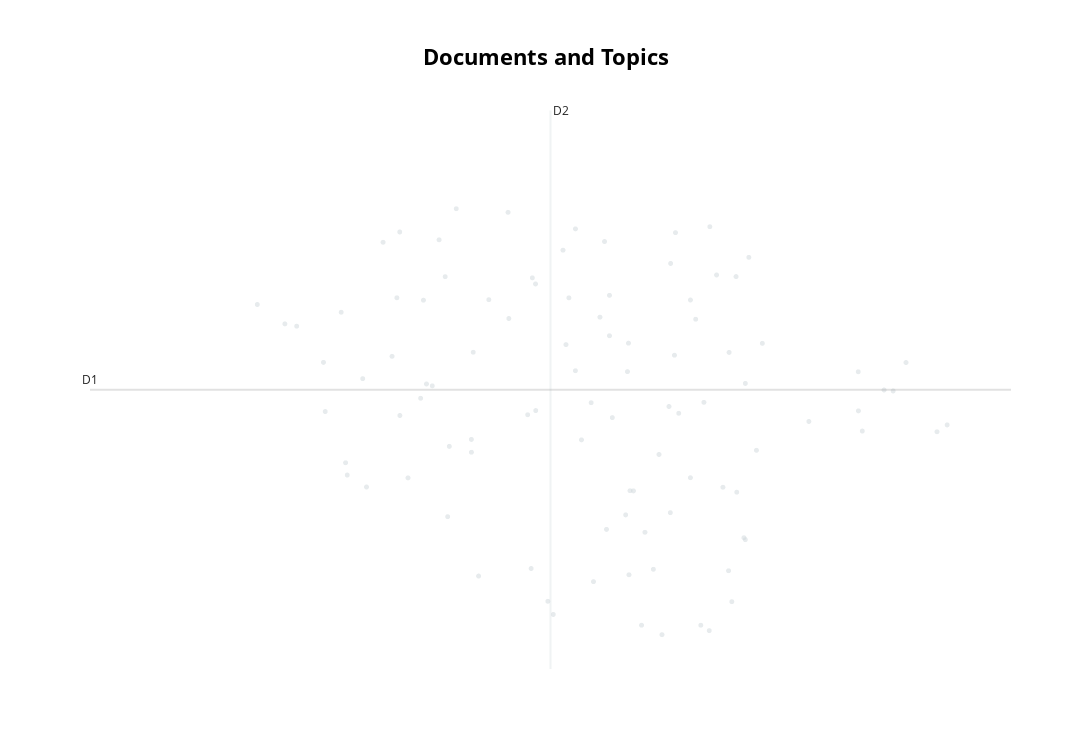

Source (notebook cell):
### Code cell
model.visualize_documents(tokens, reduced_embeddings=reduced_embeddings)

### Figure 1 — Plotly figure (JSON) as saved in the notebook; plotly's stock layout.template omitted (floating-point values rounded to 4 significant figures)
{"data": [{"hoverinfo": "text", "hovertext": ["['think', 'cops', 'fash', 'enough', 'disobey', 'civilian', 'leadership', 'may', 'also', 'come', 'trump', 'loses', 'election', 'refuses', 'vacate', 'whitehouse', 'like', 'us', 'marshalls', 'service', 'going', 'fight', 'secret', 'service']", "['united', 'states', 'recorded', 'deaths', 'fourth', 'day', 'row', 'first', 'fourday', 'streak', 'since', 'early', 'june', 'meanwhile', 'trump', 'golfing', 'trumpisanationaldisgrace']", "['trump', 'sending', 'federal', 'troops', 'portland', 'chicago', 'kind', 'like', 'realizing', 'kids', 'arent', 'yet', 'old', 'enough', 'leave', 'home', 'go', 'grocery', 'store', 'hire', 'babysitter', 'youre', 'quite', 'ready', 'freedom', 'portland', 'still', 'growing']", "['since', 'trump', 'cancelled', 'convention', 'jacksonville', 'due', 'health', 'concerns', 'lets', 'see', 'hypocrite', 'followers', 'say', 'wonderful', 'care', 'health', 'theyve', 'bitching', 'stuff', 'closed', 'cancelled', 'corona', 'hoax', 'time']", "['ao', 'trump', 'virus', 'skank', 'flu']", "['poor', 'fact', 'checking', 'according', 'sources', 'january', 'made', 'general', 'statements', 'derogatory', 'president', 'trump']", "['trump', 'says', 'something', 'ridiculous', 'stupid', 'everyday', 'want', 'tweet', 'obama', 'lol', 'y’all', 'comical']", "['virtual', 'campaigning', 'means', 'trump', 'biden']", "['president', 'trump', 'freenikki', 'sign', 'petition', 'via']", "['trumps', 'fine', 'biden', 'worried']", "['raise', 'hand', 'think', 'sinking', 'petty', 'infantile', 'trump', 'stupid', 'way', 'counter', 'moment']", "['trump', 'really', 'stupid', 'right', 'moment', 'done', 'trump', 'playing', 'right', 'hands', 'half', 'population', 'mote', 'die', 'vaccine', 'guaranteed']", "['starting', 'plan', 'steal', 'election', 'november', 'hinges', 'dems', 'msm', 'report', 'fake', 'vote', 'tallies', 'give', 'victory', 'biden', 'won’t', 'allow', 'trump', 'air', 'time', 'say', 'refusing', 'leave', 'office']", "['trump', 'selfish', 'narcissistic', 'person', 'world', 'gopcomplicittraitors']", "['declassified', 'documents', 'show', 'fbi', 'used', '‘defensive’', 'briefing', 'spy', 'donald', 'trump', 'one', 'must', 'ask', 'question', 'wray', 'still', 'done', 'nothing', 'abuse', 'power', 'within', 'agency', 'watergate', 'steroids']", "['could', 'trump', 'done', 'would', 'praise', 'dont', 'answer', 'point', 'moot']", "['kind', 'loselose', 'justice', 'although', 'anything', 'undermines', 'trump', 'projustice']", "['even', 'worse', 'part', 'really', 'bothered', 'later', 'laughed', 'even', 'twitter', 'would', 'ban', 'trump', 'still', 'wasnt', 'funny']", "['trump', 'america', 'people', 'dont', 'respect', 'people']", "['whitney', 'little', 'bitch', 'snowflake', 'republican', 'lawmaker', 'asks', 'trump', 'send', 'federal', 'agents', 'denver']", "['darn', 'hoping', 'barron', 'would', 'canary', 'coal', 'mine', 'cnn', 'msnbc']", "['like', 'dad', 'continue', 'repeat', 'lies', 'since', 'nothing', 'else', 'doesnt', 'support', 'welfare', 'immigrants', 'either', 'mob', 'one', 'dad', 'running']", "['it’s', 'job', 'trump', 'qualified', 'trumpthedisaster']", "['one', 'thing', 'clear', 'trump', 'pissed', 'fauci', 'throwing', 'first', 'pitch', 'bring', 'closer', 'presser']", "['fair', 'hoover', 'decent', 'man', 'trump']", "['say', 'need', 'list', 'reasons', 'trump', 'despised', '•', 'lies', '•', 'using', 'govt', 'enrich', 'self', '•', 'sexual', 'accusations', 'backed', 'trumps', 'words', '•', 'quid', 'pro', 'quo', 'proven', 'via', 'bolton', '•', 'conduct', 'unbecoming', 'president', '•', 'obvious', 'kowtow', 'putin', 'go', 'detail']", "['oh', 'antifa', 'superterrorists', 'going', 'blow', 'air', 'suburbs', 'lord', 'trump', 'save', 'nation', 'marxists']", "['video', 'america', 'trying', 'get', 'washed', 'game', 'show', 'host', 'turned', 'wannabe', 'dictator', 'way', 'bidens', 'america', 'anywhere', 'bad', 'youre', 'threatening', 'make', 'way', 'youre']", "['struggling', 'trump', 'definitely', 'endorsed', 'i’m', 'sure', 'manny', 'picture']", "['knew', 'erik', 'princes', 'low', 'life', 'guestpo', 'riot', 'bunch', 'fasism', 'trumps', 'push', 'dictatorship', 'trump', 'barr', 'guestpo', 'destroying', 'nation', 'riots', 'period']", "['course', 'biden’s', 'family', 'needs', 'money']", "['nan']", "['favorite', 'chant', 'today’s', 'protest', 'greenwood', '“fuck', 'trump', 'fuck', 'kkk', 'fuck', 'fascist', 'usa”']", "['watched', 'fear', 'city', 'last', 'night', 'netflix', 'episode', 'hear', 'trumps', 'name', 'alot', 'also', 'good', 'old', 'rudy', 'g', 'sdny', 'back']", "['yes', 'don’t', 'biden', 'ruin', 'country', 'won’t', 'great', 'like']", "['turn', 'around', 'stunning', 'gifted', 'beautiful', 'trajectory', 'president', 'obama', 'leaving', 'another', 'republican', 'pile', 'smoldering', 'wreckage', 'biden', 'extinguish', 'least', 'biden', 'experience', 'helping', 'obama', 'repair', 'bush', 'recession']", "['received', 'mary', 'trump’s', 'book', 'today', 'reading', 'well', 'written', 'delves', 'background', 'trump', 'family', 'member', 'meghan', 'mccain’s', 'comments', 'quite', 'abrasive', 'highly', 'recommend', 'reads', 'book']", "['goya', 'bean', 'claps', 'back', 'ivanka', 'trump', 'via']", "['trump']", "['white', 'house', 'wont', 'get', 'whether', 'trump', 'talked', 'putin', 'russian', 'bounties', 'kill', 'us', 'soldiers']", "['trump', 'tries', 'link', 'covid', 'surge', 'black', 'lives', 'matter', 'protests', 'via']", "['agree', 'meant', 'victim', 'sexual', 'abuse', 'dont', 'get', 'amp', 'supports', 'trump']", "['everything', 'he’s', 'saying', 'lies', 'donald', 'trump', 'change', 'mind', 'would', 'take', 'admit', 'wrong', 'everything', 'he’s', 'polls']", "['im', 'disappointed', 'surprised', 'melania', 'trump', 'remember', 'way', 'back', 'advocated', 'bullying', 'schools', 'political', 'ploy', 'suspect', 'really', 'dont', 'care', 'us', 'aboutface', 'many', 'issues', 'mean', 'squat']", "['mustsee', 'trump', 'humiliates', 'explaining', 'cognitive', 'test', 'interviewe', 'via']", "['actually', 'obama', 'want', 'appear', 'though', 'trying', 'influence', 'election', 'show', 'bias', 'former', 'president', 'wanted', 'american', 'people', 'decide', 'don’t', 'listen', 'trump’s', 'made', 'fairytales']", "['lordy', 'kn', 'team', 'thought', 'good', 'idea', 'way', 'hell', 'let', 'debate', 'trump', 'way']", "['effin', 'moron']", "['nonsensical', 'almost', 'looked', 'like', 'trump', 'tweet']", "['many', 'people', 'gloating', 'trump', 'pulling', 'plug', 'rnc', 'jacksonville', 'really', 'shows', 'care', 'trump', 'gop', 'looking', 'bad', 'anything', 'else']", "['cant', 'wait', 'see', 'military', 'commander', 'assigned', 'evict', 'trump', 'white', 'house']", "['whatever', 'happened', 'wall', 'trump', 'promised', 'everyone', 'serious', 'question', 'thinkingatpfchangs']", "['private', 'school', 'donald', 'trumps', 'son', 'goes', 'wont', 'opening', 'inperson', 'instruction', 'year', 'hmm', 'trumpvirus', 'schoolreopeningisamistake']", "['sure', 'peacefully', 'protesting', 'violence', 'tyrannical', 'state', 'never', 'ends', 'violence', 'said', 'state', 'may', 'want', 'learn', 'terrorism', 'applies', 'donald', 'trump', 'also', 'traitor', 'predecessors', 'protesters']", "['remember', 'federal', 'invading', 'army', 'comprised', 'private', 'security', 'contractors', 'educated', 'professionally', 'trained', 'police', 'barr', 'amp', 'trump', 'started', 'operation', 'june', 'th']", "['yay', 'ms', 'trumpi', 'glad', 'read', 'book', 'sheds', 'light', 'collective', 'situation']", "['china', 'fine', 'job', 'manipulating', 'trump', 'didn’t', 'can’t', 'legislate', 'stupidity', 'away']", "['womans', 'story', 'already', 'falling', 'apart', 'sure', 'makes', 'look', 'like', 'fool', 'democrat', 'trump']", "['trump', 'orbit', 'nothing', 'unimaginable']", "['trump', 'getting', 'orders', 'putin', 'hence', 'calls', 'trump', 'anything', 'go', 'prison', 'care', 'america', 'americans']", "['trump', 'lost', 'silent', 'majority', 'thats', 'independents']", "['thats', 'question', 'like', 'trump', 'sending', 'guys', 'chicago', 'wtf', 'guys', 'gonna', 'chicago', 'real', 'riots', 'happen', 'united', 'states', 'put', 'hundreds', 'thousands', 'men', 'ground', 'allied', 'locals', 'countries', 'couldnt', 'quell', 'iraq']", "['trump', 'biggest', 'baby', 'time']", "['still', 'dont', 'get', 'progressives', 'hysteria', 'goya', 'goyagate', 'outrage', 'ceo', 'recognized', 'donating', 'cans', 'food', 'poor', 'hungry', 'brief', 'talk', 'said', 'sentence', 'praising', 'trump', 'guy', 'thing', 'obama']", "['happening', 'usa', 'trump’s', 'america', 'trump', 'owns', 'poor', 'families', 'supposed', 'care', 'family', 'members', 'dying', 'covid', 'get', 'sad', 'makes', 'soooo', 'mad']", "['yeah', 'trumps', 'best', 'dude', 'biden', 'isn’t', 'great', 'either', 'man', 'either', 'way', 'we’re', 'fucked']", "['cancelling', 'trump', 'rally', 'would', 'boosted', 'economy']", "['trump', 'thinks', 'higher', 'home', 'prices', 'good', 'us', 'ask', 'someone', 'trying', 'buy', 'first', 'home']", "['tonight', 'trumps', 'border', 'patrol', 'took', 'portland', 'oregon', 'street', 'firstamendment', 'portlandstrong']", "['way', 'activists', 'come', 'town', 'trump', 'didnt', 'even', 'need', 'send', 'secret', 'police']", "['thats', 'alluding', 'protests', 'become', 'convoluted', 'violence', 'amp', 'looting', 'takes', 'focus', 'police', 'abuse', 'amp', 'trump', 'uses', 'inflame', 'base', 'doesnt', 'effect', 'politicians', 'directly', 'enough', 'flooding', 'phones', 'amp', 'offices', 'real', 'old', 'school', 'presence']", "['year', 'old', 'died', 'florida', 'covid', 'week', 'know', 'don’t', 'give', 'shit', 'it’s', 'kid', 'kid', 'won’t', 'attending', 'school', 'matter', 'trump', 'dumbass', 'cult', 'say']", "['trump', 'get', 'crying', 'towels', 'ready']", "['rip', 'qa', 'mean', 'trump', 'supporters']", "['add', 'sabotage', 'corruption', 'grifting', 'downright', 'destruction', 'government', 'trump', 'small', 'businesses', 'count', 'usps', 'especially', 'gopcomplicittraitors', 'trumpthreatensamerica']", "['opinion', 'details', 'trump’s', 'brain', 'test']", "['joebiden', 'wins', 'real', 'civil', 'war', 'begins', 'way', 'joebiden', 'win', 'voter', 'fraud', 'democrat', 'leaders', 'pushing', 'mailinballots', 'democrats', 'latest', 'path', 'subversion', 'good', 'news', 'election', 'disputed', 'therefore', 'trump', 'remain']", "['joe', 'biden', 'fingered', 'poor', 'womans', 'vagaina', 'finger', 'raped', 'metoo']", "['trump', 'decides', 'won’t', 'leave', 'white', 'house', 'leave', 'melanie', 'doesn’t', 'kill', 'let', 'wander', 'around', 'mutter', 'perfect', 'set', 'biden', 'legitimate', 'thoughtful', 'government', 'elsewhere', 'let’s', 'put', 'barr']", "['donald', 'trump', 'boondoggle']", "['agree', 'one', 'well', 'done', 'mlb', 'players', 'whether', 'it’s', 'obama', 'trump', 'whomever', 'holds', 'office', 'it’s', 'done']", "['would', 'great', 'karma', 'see', 'trump', 'black', 'gay', 'woman', 'poor']", "['dear', 'democrats', 'you’re', 'hanging', 'trump’s', 'sympathy', 'pediphile', 'pimp', 'praise', 'supporters', 'chanting', '“white', 'power”', 'around', 'necks', 'trump', 'loving', 'opponents', 'x', 'day', 'you’re', 'wrong']", "['americans', 'dying', 'daily', 'americans', 'rounded', 'traitor', 'trumps', 'secret', 'police', 'squad', 'say', 'didnt', 'think', 'would', 'bad', 'fascism', 'rampant', 'stupidity', 'want', 'nightmare', 'voted', 'prevent', 'shit']", "['also', 'teargassed', 'mayor', 'fascism', 'stop', 'vote', 'biden', 'vote', 'anyone', 'else', 'vote', 'trump', 'vote', 'gop', 'top', 'bottom', 'trumpisatraitor', 'gopcomplicittraitors']", "['donald', 'trump', 'first', 'racist', 'president', 'joe', 'biden', 'second', 'guess', 'lmao']", "['two', 'seconds', 'spend', 'trying', 'ace', 'quiz', 'time', 'tho', 'put', 'shit', 'trump’s', 'walter', 'reed', 'test']", "['oh', 'god', 'guys', 'there’s', 'album', 'called', 'maga', 'szn', 'donald', 'trump', 'rap', 'album', 'year', 'old', 'racist']", "['joe', 'biden', 'goes', 'wild', 'tangent', 'basically', 'accuses', 'americans', 'stupid', 'racist']", "['another', 'example', 'trump', 'criminal', 'conman', 'extortionist', 'sociopath', 'voted', 'tweet', 'much', 'needed', 'allies', '“socalled”', 'allies', 'pathetic', 'beneath', 'dignity', 'office', 'despise', 'trump', 'amp', 'know', 'he’s', 'unbalanced', 'unstable']", "['arizona', 'needs', 'governor', 'listens', 'someone', 'trump', 'making', 'decisions', 'wise', 'safe', 'students', 'staff', 'families', 'azteacherproblems', 'votethemallout', 'votebluetosaveamerica']", "['paranoia', 'real', 'donnie', 'biden', 'destroy', 'un', 'american', 'dream', 'fucking', 'glorious']", "['wasn’t', 'infiltrating', 'anyone', 'bill', 'clinton', 'pedophile', 'fuck', 'can’t', 'wrap', 'head', 'around', 'idea', 'leader', 'isn’t', 'man', 'chan', 'says']", "['don’t', 'think', 'enough', 'americans', 'understand', 'happening', 'country', 'witnessing', 'fascist', 'seize', 'power', 'way', 'hitler', 'germany', 'stand', 'w', 'trump', 'aiding', 'abetting', 'country’s', 'destruction', 'speaking', 'enabling', 'country’s', 'demise']", "['simply', 'mistaken', 'trump', 'biden', 'maybe', 'question']", "['interviewer', 'amp', 'keep', 'scheduling', 'interviews', 'outside', 'july', 'dc', 'trumps', 'face', 'literally', 'melting', 'doesnt', 'wear', 'mask', 'thisll', 'good', 'q', 'trump', 'asked', 'bc', 'havent', 'heard', 'guy', 'ask', 'single', 'q', 'yet']", "['love', 'media', 'freaking', 'swing', 'voters', 'gonna', 'see', 'relieved', 'biden', 'isnt', 'one', 'far', 'left', 'nuts']", "['crime', 'exactly', 'political', 'opponent', 'trump', 'may', 'want', 'try', 'living', 'russia', 'support', 'practice']", null], "marker": {"color": "#CFD8DC", "opacity": 0.5, "size": 5}, "mode": "markers+text", "name": "other", "showlegend": false, "type": "scattergl", "x": [-5.039, -3.956, -4.351, -3.981, -5.846, -5.428, -4.215, -3.782, -4.052, -3.83, -4.259, -4.004, -3.741, -6.359, -5.982, -3.577, -6.134, -3.626, -5.274, -5.972, -3.48, -4.249, -4.168, -3.89, -2.786, -5.758, -4.929, -4.003, -5.546, -4.616, -2.426, -2.484, -5.322, -3.669, -2.661, -3.63, -4.771, -5.138, -4.702, -4.791, -5.5, -5.855, -3.513, -5.361, -5.097, -3.89, -2.933, -4.442, -4.24, -5.264, -4.773, -3.704, -5.138, -5.288, -5.412, -4.817, -4.234, -3.214, -4.101, -4.583, -5.59, -4.405, -4.149, -4.545, -4.335, -2.734, -3.585, -3.577, -4.599, -4.925, -5.563, -4.012, -4.511, -5.736, -6.202, -4.798, -3.557, -2.91, -4.351, -4.671, -4.069, -2.932, -5.547, -4.379, -5.225, -3.672, -4.368, -3.813, -3.779, -5.881, -4.243, -3.975, -5.642, -4.545, -3.653, -5.394, -3.86, -5.128, -4.456], "y": [5.822, 4.649, 5.45, 5.249, 4.011, 4.804, 3.848, 2.405, 2.363, 2.461, 3.6, 3.623, 6.077, 5.772, 5.175, 3.344, 5.548, 3.834, 3.581, 4.667, 5.371, 5.079, 2.461, 3.984, 4.89, 5.006, 6.724, 6.196, 4.626, 6.333, 4.529, 4.458, 6.44, 5.278, 5.173, 6.061, 4.677, 4.247, 2.708, 6.048, 3.982, 4.138, 4.267, 4.932, 2.968, 5.819, 5.078, 2.911, 2.982, 4.307, 5.984, 3.885, 4.379, 6.059, 5.817, 4.634, 3.849, 4.565, 3.038, 5.841, 5.237, 5.642, 3.42, 5.088, 4.604, 4.88, 3.364, 4.957, 5.358, 5.628, 5.842, 4.719, 4.375, 3.888, 5.572, 3.046, 6.259, 4.465, 5.867, 2.572, 4.224, 4.674, 6.521, 6.422, 6.761, 3.023, 3.45, 4.762, 6.576, 5.692, 5.373, 6.514, 6.415, 6.553, 2.704, 4.952, 5.62, 5.279, 4.758]}], "layout": {"annotations": [{"showarrow": false, "text": "D1", "x": -7.313, "y": 4.892, "yshift": 10}, {"showarrow": false, "text": "D2", "x": -4.687, "xshift": 10, "y": 7.775}], "height": 750, "shapes": [{"line": {"color": "#CFD8DC", "width": 2}, "type": "line", "x0": -4.687, "x1": -4.687, "y0": 2.009, "y1": 7.775}, {"line": {"color": "#9E9E9E", "width": 2}, "type": "line", "x0": -7.313, "x1": -2.062, "y0": 4.892, "y1": 4.892}], "title": {"font": {"color": "Black", "size": 22}, "text": "<b>Documents and Topics</b>", "x": 0.5, "xanchor": "center", "yanchor": "top"}, "width": 1200, "xaxis": {"visible": false}, "yaxis": {"visible": false}}}
